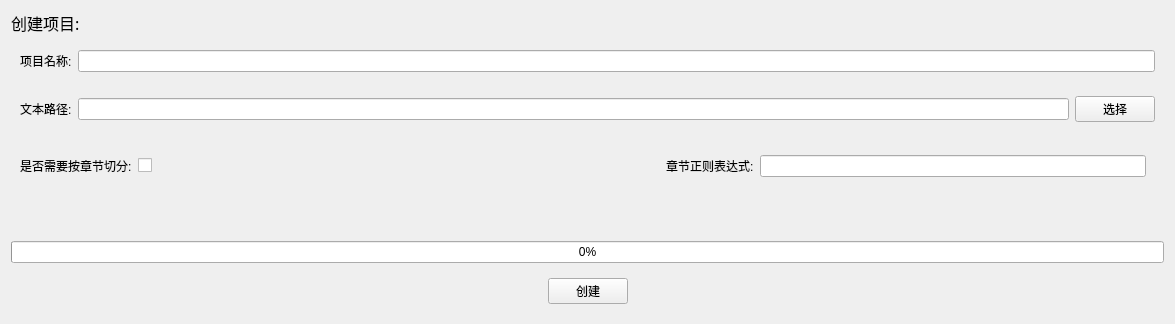
         <widget class="QWidget" name="tab_17">
          <attribute name="title">
           <string>创建项目(隐藏)</string>
          </attribute>
          <layout class="QVBoxLayout" name="verticalLayout_10">
           <item>
            <widget class="QLabel" name="label_11">
             <property name="font">
              <font>
               <family>微软雅黑</family>
               <pointsize>12</pointsize>
              </font>
             </property>
             <property name="text">
              <string>创建项目:</string>
             </property>
            </widget>
           </item>
           <item>
            <widget class="QWidget" name="widget_9" native="true">
             <layout class="QHBoxLayout" name="horizontalLayout_12">
              <item>
               <widget class="QLabel" name="label_12">
                <property name="text">
                 <string>项目名称:</string>
                </property>
               </widget>
              </item>
              <item>
               <widget class="QLineEdit" name="lineEdit"/>
              </item>
             </layout>
            </widget>
           </item>
           <item>
            <widget class="QWidget" name="widget_10" native="true">
             <layout class="QHBoxLayout" name="horizontalLayout_13">
              <item>
               <widget class="QLabel" name="label_13">
                <property name="text">
                 <string>文本路径:</string>
                </property>
               </widget>
              </item>
              <item>
               <widget class="QLineEdit" name="lineEdit_2"/>
              </item>
              <item>
               <widget class="QPushButton" name="pushButton_23">
                <property name="sizePolicy">
                 <sizepolicy hsizetype="Maximum" vsizetype="Fixed">
                  <horstretch>0</horstretch>
                  <verstretch>0</verstretch>
                 </sizepolicy>
                </property>
                <property name="text">
                 <string>选择</string>
                </property>
               </widget>
              </item>
             </layout>
            </widget>
           </item>
           <item>
            <widget class="QWidget" name="widget_11" native="true">
             <layout class="QHBoxLayout" name="horizontalLayout_15">
              <item>
               <widget class="QLabel" name="label_14">
                <property name="text">
                 <string>是否需要按章节切分:</string>
                </property>
               </widget>
              </item>
              <item>
               <widget class="QCheckBox" name="checkBox">
                <property name="text">
                 <string/>
                </property>
               </widget>
              </item>
              <item>
               <spacer name="horizontalSpacer_11">
                <property name="orientation">
                 <enum>Qt::Horizontal</enum>
                </property>
                <property name="sizeHint" stdset="0">
                 <size>
                  <width>499</width>
                  <height>20</height>
                 </size>
                </property>
               </spacer>
              </item>
              <item>
               <widget class="QWidget" name="widget_12" native="true">
                <layout class="QHBoxLayout" name="horizontalLayout_14">
                 <item>
                  <widget class="QLabel" name="label_15">
                   <property name="text">
                    <string>章节正则表达式:</string>
                   </property>
                  </widget>
                 </item>
                 <item>
                  <widget class="QLineEdit" name="lineEdit_3"/>
                 </item>
                </layout>
               </widget>
              </item>
             </layout>
            </widget>
           </item>
           <item>
            <spacer name="verticalSpacer_3">
             <property name="orientation">
              <enum>Qt::Vertical</enum>
             </property>
             <property name="sizeHint" stdset="0">
              <size>
               <width>20</width>
               <height>40</height>
              </size>
             </property>
            </spacer>
           </item>
           <item>
            <widget class="QProgressBar" name="progressBar">
             <property name="enabled">
              <bool>true</bool>
             </property>
             <property name="value">
              <number>0</number>
             </property>
             <property name="textVisible">
              <bool>true</bool>
             </property>
             <property name="invertedAppearance">
              <bool>false</bool>
             </property>
            </widget>
           </item>
           <item>
            <widget class="QWidget" name="widget_13" native="true">
             <layout class="QHBoxLayout" name="horizontalLayout_16">
              <item>
               <spacer name="horizontalSpacer_12">
                <property name="orientation">
                 <enum>Qt::Horizontal</enum>
                </property>
                <property name="sizeHint" stdset="0">
                 <size>
                  <width>528</width>
                  <height>20</height>
                 </size>
                </property>
               </spacer>
              </item>
              <item>
               <widget class="QPushButton" name="pushButton_24">
                <property name="text">
                 <string>创建</string>
                </property>
               </widget>
              </item>
              <item>
               <spacer name="horizontalSpacer_13">
                <property name="orientation">
                 <enum>Qt::Horizontal</enum>
                </property>
                <property name="sizeHint" stdset="0">
                 <size>
                  <width>527</width>
                  <height>20</height>
                 </size>
                </property>
               </spacer>
              </item>
             </layout>
            </widget>
           </item>
          </layout>
         </widget>
